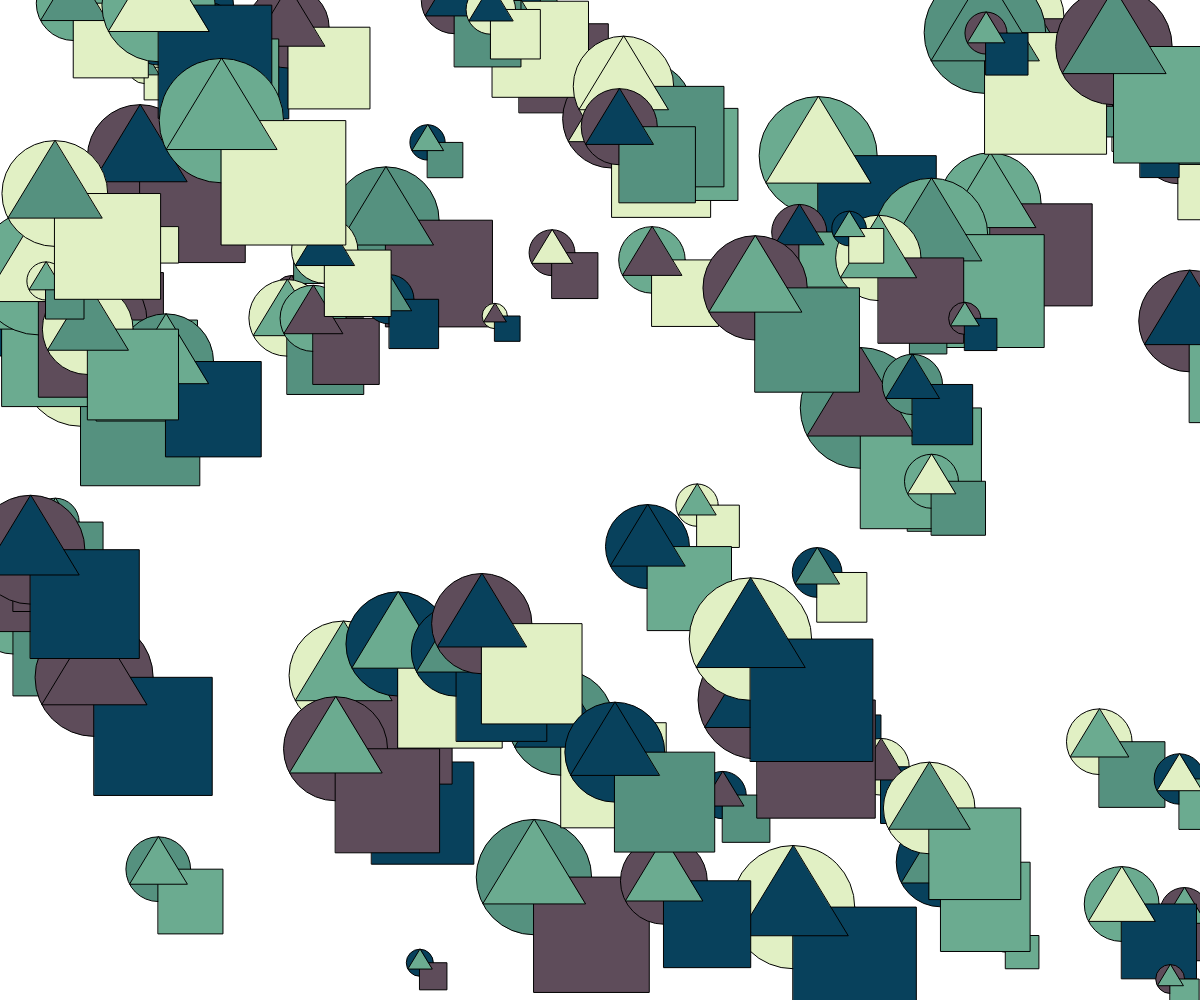
Frame 1 (no input)
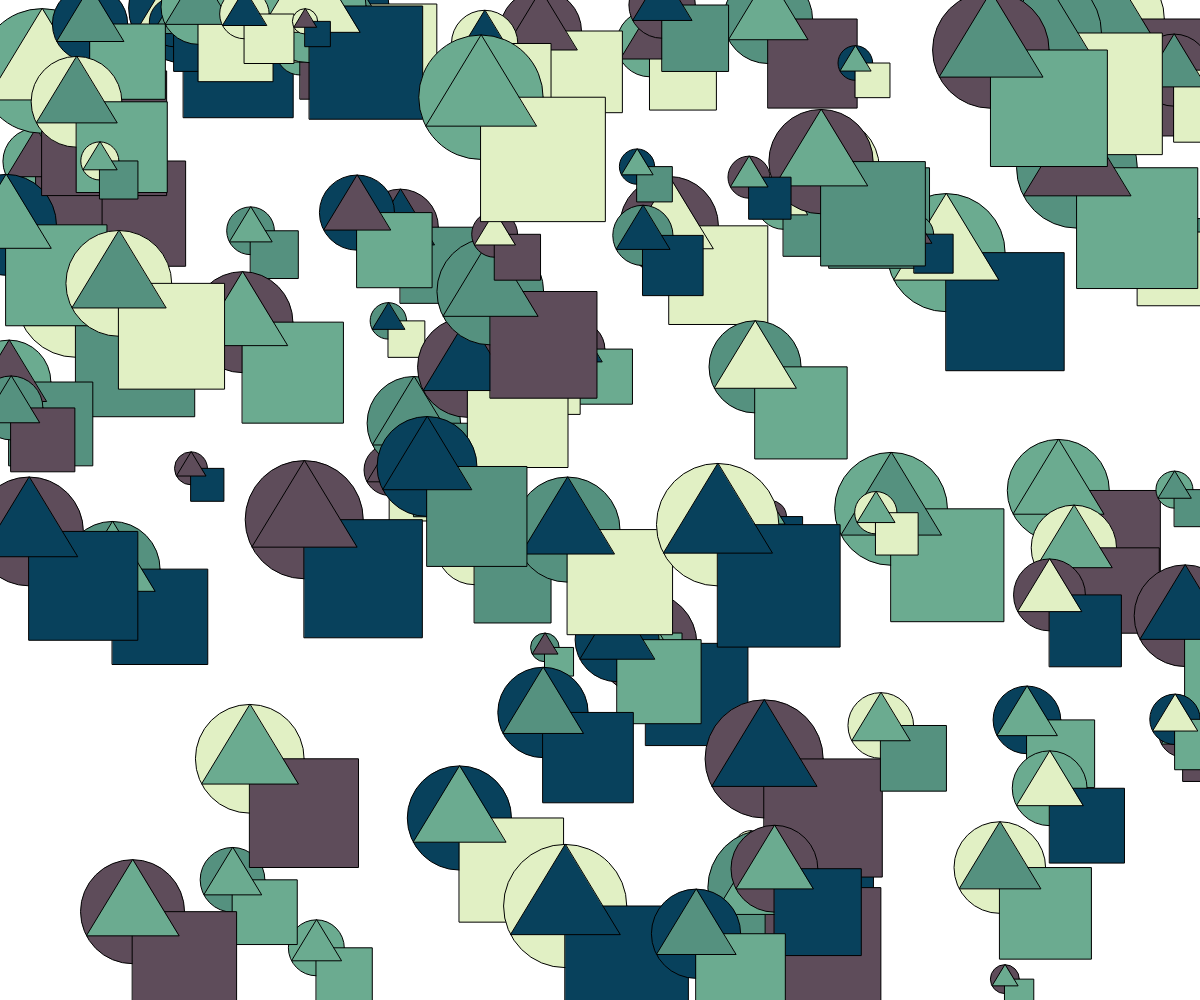
Frame 60 (no input)
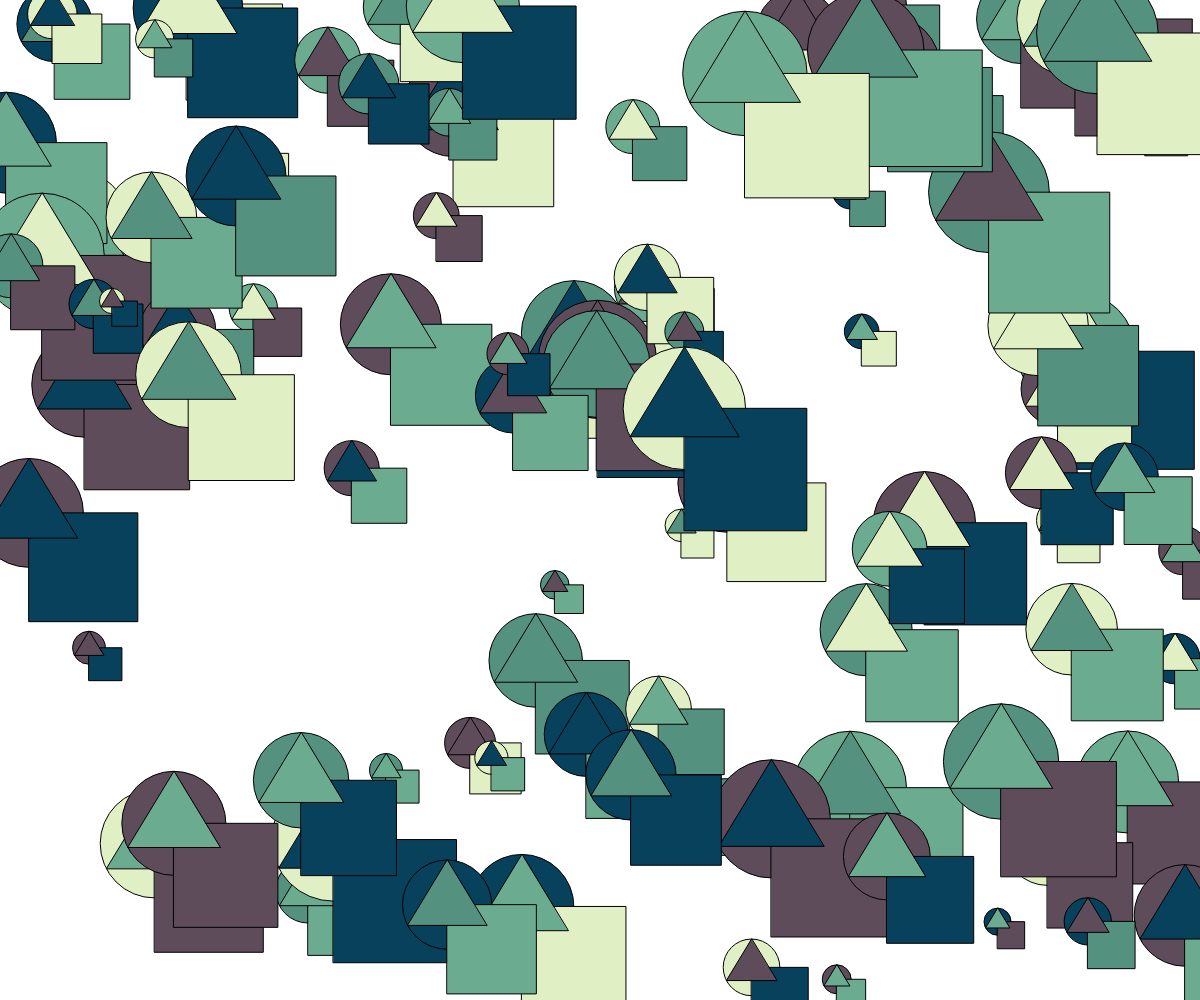
Frame 120 (the mouse pressed at the canvas centre since frame 60)

The p5.js sketch that drew these frames (run headless with seeded random() and noise() and a simulated clock; from frame 60 on, the mouse is pressed at the canvas centre):

// p5.js sketch
// ── sketch.js

//made shapes bounce off the sides of the screen
const canvasWidth = window.innerWidth;
const canvasHeight = window.innerHeight; 
const colors = ["#08415c", "#e1f0c4", "#6bab90", "#55917f", "#5e4c5a"];

function randomFloat(min, max) { 
    // min and max included 
    return Math.random() * (max - min) + min;
}

function randomInt(min, max) { 
    // min and max included 
    return Math.floor(Math.random() * (max - min + 1)) + min;
}

let shapes = [];

function setup() {
    createCanvas(canvasWidth, canvasHeight);
    const numShapes = 100;
    for (let i = 0; i < numShapes; i++) {
        const randomColor = colors[Math.floor(Math.random()*colors.length)];
        const randomColor2 = colors[Math.floor(Math.random()*colors.length)];
        const randomColor3 = colors[Math.floor(Math.random()*colors.length)];
        const x = randomInt(0, canvasWidth);
        const y = randomInt(0, canvasHeight);
        const size = randomFloat(25, 125);
        const shape = {x, y, size, color: randomColor, color2: randomColor2, color3: randomColor3, speedX: randomFloat(-5, 5), speedY: randomFloat(-5, 5)};
        shapes.push(shape);
    }
}

function draw() {
    clear();
    shapes.forEach(shape => {
        shape.x += shape.speedX;
        shape.y += shape.speedY;
        
        // Bounce the shapes off the edges of the canvas:
        if (shape.x > canvasWidth - shape.size / 2 || shape.x < shape.size / 2) {
            shape.speedX = -shape.speedX;
        }
        if (shape.y > canvasHeight - shape.size / 2 || shape.y < shape.size / 2) {
            shape.speedY = -shape.speedY;
        }
        
        // Draw the shape:
        fill(shape.color);
        circle(shape.x, shape.y, shape.size);
        
        fill(shape.color2);
        square(shape.x, shape.y, shape.size);
        
        fill(shape.color3);
        triangle(
            shape.x, shape.y - shape.size / 2, 
            shape.x - shape.size / 2.25, shape.y + shape.size / 4.3,
            shape.x + shape.size / 2.25, shape.y + shape.size / 4.3
        );
    });
}
